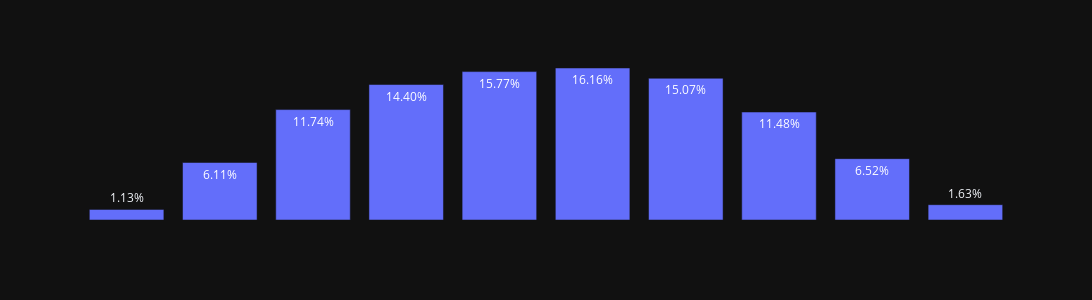

Notebook source saved alongside this figure:
### Code cell
fig = px.bar(result_df, x='binned', y='count', text=result_df['volume'].apply(lambda x: '{0:1.2f}%'.format(x)))
fig.update_xaxes(visible=False)
fig.update_yaxes(visible=False)
fig.update_layout(
    width=1100,
    height=300,
)

### Figure 1 — Plotly figure (JSON) as saved in the notebook; plotly's stock layout.template omitted (floating-point values rounded to 4 significant figures)
{"data": [{"alignmentgroup": "True", "hovertemplate": "binned=%{x}<br>count=%{y}<br>text=%{text}<extra></extra>", "legendgroup": "", "marker": {"color": "#636efa", "pattern": {"shape": ""}}, "name": "", "offsetgroup": "", "orientation": "v", "showlegend": false, "text": ["1.13%", "6.11%", "11.74%", "14.40%", "15.77%", "16.16%", "15.07%", "11.48%", "6.52%", "1.63%"], "textposition": "auto", "type": "bar", "x": ["(0.0, 0.1]", "(0.1, 0.2]", "(0.2, 0.3]", "(0.3, 0.4]", "(0.4, 0.5]", "(0.5, 0.6]", "(0.6, 0.7]", "(0.7, 0.8]", "(0.8, 0.9]", "(0.9, 1.0]"], "xaxis": "x", "y": [401, 2172, 4172, 5119, 5607, 5743, 5355, 4079, 2318, 579], "yaxis": "y"}], "layout": {"barmode": "relative", "height": 300, "legend": {"tracegroupgap": 0}, "margin": {"t": 60}, "width": 1100, "xaxis": {"anchor": "y", "domain": [0, 1], "title": {"text": "binned"}, "visible": false}, "yaxis": {"anchor": "x", "domain": [0, 1], "title": {"text": "count"}, "visible": false}}}
